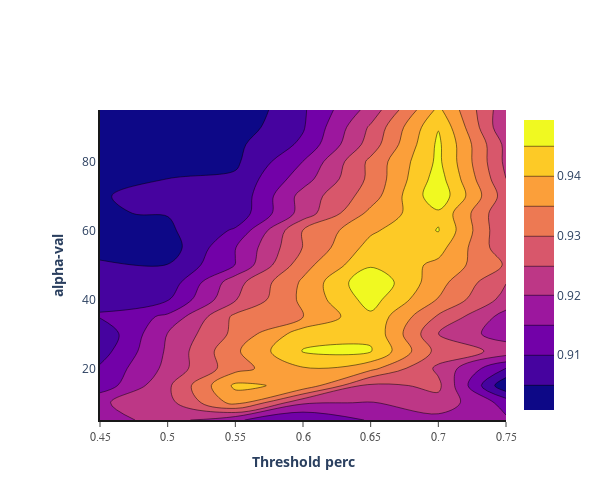

Notebook cell for this chart:
### Code cell
plot = go.Figure()

color_dict = {
    1: "#003f5c",
    2: "#bc5090",
    3: "#ffa600",
}

# for ind, df in enumerate(method_df_list): 
df = method_df_list[2].copy()
df = df[df["f1-score"] > 0.9]

x = df["threshold_perc"]
y = df["alpha_val"]
z = df["f1-score"]

X, Y = np.meshgrid(x, y)
Z = griddata((x,y), z, (X, Y), method='cubic')

plot.add_traces([
    go.Contour(x=x, y=y, z=z)
])
plot.update_layout(
    xaxis=dict(
        showline=True,
        showgrid=True,
        showticklabels=True,
        linecolor='rgb(24, 24, 24)',
        linewidth=2,
        ticks='outside',
        tickfont=dict(
            family='Arial',
            size=12,
            color='rgb(82, 82, 82)',
        ),
        title={
            "text": "<b>Threshold perc</b>",
            'font': {
                'size': 14,
            }
        },
        dtick=0.05,
    ),
    yaxis=dict(
        showgrid=True,
        zeroline=True,
        showline=True,
        showticklabels=True,
        linecolor='rgb(24, 24, 24)',
        linewidth=2,
        title={
            "text": "<b>alpha-val</b>",
            'font': {
                'size': 14,
            }
        }
    ),
    # title={
    #     'text': "<b>Evolución de la f1-score según el porcentaje del threshold y el parámetro de suavizado</b>",
    #     'font': {
    #         'size': 16,
    #     },
    #     'y': 0.9,
    #     'x': 0.5,
    #     'xanchor': 'center',
    #     'yanchor': 'top'
    # },
    legend={
        'bordercolor': '#000000',
        'borderwidth': 0,
        'title': 'f1-score',
    },
    width=600,
    height=500,
    autosize=False,
    margin=dict(
        autoexpand=True,
        l=100,
        r=20,
        t=110,
    ),
    template="plotly_white",
    showlegend=True,
    plot_bgcolor='white'
)
plot.show()

### Figure 1 — Plotly figure (JSON) as saved in the notebook; plotly's stock layout.template omitted (floating-point values rounded to 4 significant figures)
{"data": [{"type": "contour", "x": [0.45, 0.45, 0.45, 0.45, 0.45, 0.45, 0.5, 0.5, 0.5, 0.5, 0.5, 0.5, 0.5, 0.5, 0.5, 0.5, 0.5, 0.5, 0.55, 0.55, 0.55, 0.55, 0.55, 0.55, 0.55, 0.55, 0.55, 0.55, 0.55, 0.55, 0.55, 0.55, 0.55, 0.55, 0.55, 0.55, 0.55, 0.6, 0.6, 0.6, 0.6, 0.6, 0.6, 0.6, 0.6, 0.6, 0.6, 0.6, 0.6, 0.6, 0.6, 0.6, 0.6, 0.6, 0.6, 0.6, 0.65, 0.65, 0.65, 0.65, 0.65, 0.65, 0.65, 0.65, 0.65, 0.65, 0.65, 0.65, 0.65, 0.65, 0.65, 0.65, 0.65, 0.65, 0.65, 0.7, 0.7, 0.7, 0.7, 0.7, 0.7, 0.7, 0.7, 0.7, 0.7, 0.7, 0.7, 0.7, 0.7, 0.7, 0.7, 0.7, 0.7, 0.75, 0.75, 0.75, 0.75, 0.75, 0.75, 0.75, 0.75, 0.75, 0.75, 0.75, 0.75, 0.75, 0.75, 0.75, 0.75, 0.75], "y": [5, 10, 15, 20, 25, 30, 5, 10, 15, 20, 25, 30, 35, 40, 45, 50, 55, 60, 5, 10, 15, 20, 25, 30, 35, 40, 45, 50, 55, 60, 65, 70, 75, 80, 85, 90, 95, 5, 10, 15, 20, 25, 30, 35, 40, 45, 50, 55, 60, 65, 70, 75, 80, 85, 90, 95, 5, 10, 15, 20, 25, 30, 35, 40, 45, 50, 55, 60, 65, 70, 75, 80, 85, 90, 95, 10, 15, 20, 25, 30, 35, 40, 45, 50, 55, 60, 65, 70, 75, 80, 85, 90, 95, 15, 20, 25, 30, 35, 40, 45, 50, 55, 60, 65, 70, 75, 80, 85, 90, 95], "z": [0.9177, 0.9194, 0.9118, 0.9107, 0.9077, 0.906, 0.9221, 0.9233, 0.924, 0.9213, 0.9208, 0.9202, 0.916, 0.9096, 0.9068, 0.9051, 0.9023, 0.9041, 0.9158, 0.9369, 0.941, 0.9332, 0.9342, 0.9313, 0.9312, 0.9246, 0.9231, 0.9151, 0.9149, 0.9107, 0.9065, 0.906, 0.9058, 0.9041, 0.9039, 0.9022, 0.9008, 0.9101, 0.9207, 0.9388, 0.9396, 0.9453, 0.9426, 0.935, 0.9361, 0.9358, 0.9332, 0.9302, 0.9302, 0.9221, 0.9219, 0.9178, 0.9151, 0.9109, 0.9096, 0.9093, 0.9155, 0.9197, 0.9236, 0.9366, 0.9454, 0.9441, 0.944, 0.9471, 0.9494, 0.9443, 0.9419, 0.9392, 0.9364, 0.9325, 0.9312, 0.9312, 0.9273, 0.9257, 0.9219, 0.9233, 0.9261, 0.924, 0.9282, 0.925, 0.9293, 0.9347, 0.9368, 0.9388, 0.9419, 0.9452, 0.9441, 0.9486, 0.9474, 0.9461, 0.946, 0.9447, 0.9412, 0.9008, 0.9099, 0.9234, 0.9171, 0.918, 0.9233, 0.9252, 0.9295, 0.9263, 0.9252, 0.9252, 0.9273, 0.925, 0.9238, 0.9236, 0.9204, 0.9213]}], "layout": {"autosize": false, "height": 500, "legend": {"bordercolor": "#000000", "borderwidth": 0, "title": {"text": "f1-score"}}, "margin": {"autoexpand": true, "l": 100, "r": 20, "t": 110}, "plot_bgcolor": "white", "showlegend": true, "width": 600, "xaxis": {"dtick": 0.05, "linecolor": "rgb(24, 24, 24)", "linewidth": 2, "showgrid": true, "showline": true, "showticklabels": true, "tickfont": {"color": "rgb(82, 82, 82)", "family": "Arial", "size": 12}, "ticks": "outside", "title": {"font": {"size": 14}, "text": "<b>Threshold perc</b>"}}, "yaxis": {"linecolor": "rgb(24, 24, 24)", "linewidth": 2, "showgrid": true, "showline": true, "showticklabels": true, "title": {"font": {"size": 14}, "text": "<b>alpha-val</b>"}, "zeroline": true}}}
